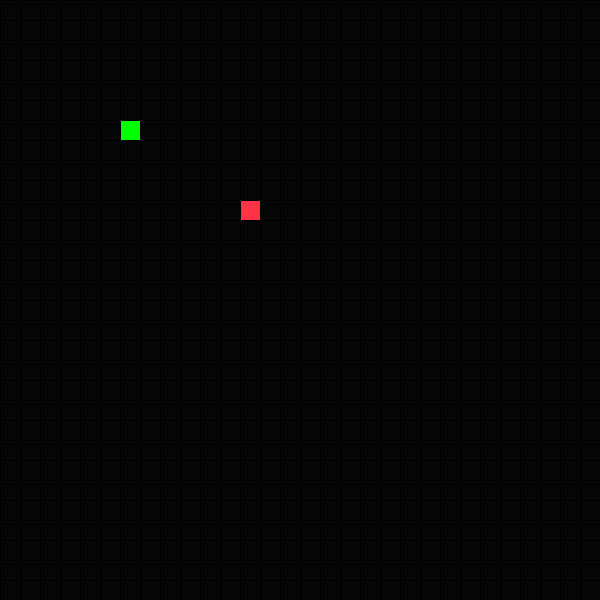
Frame 1 (no input)
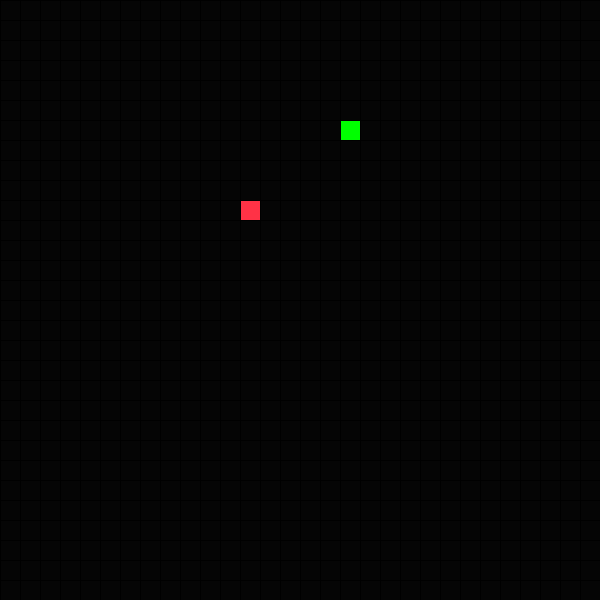
Frame 60 (the mouse pressed at the canvas centre just before this capture)
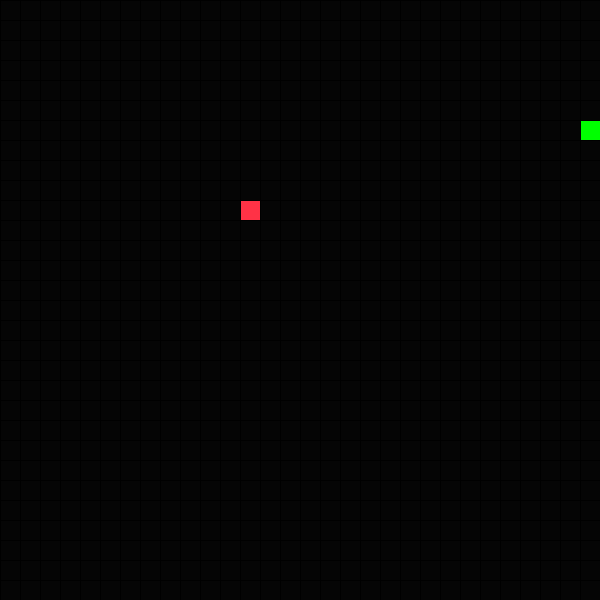
Frame 120 (the mouse held since frame 60 and released just before this capture)

The Processing sketch that drew these frames (run headless with seeded random() and noise(); from frame 60 on, the mouse is pressed at the canvas centre):

// Processing sketch: snake_game_
// ── snake_game_.pde
//Emerson and Tevah's snake solo player game.
ArrayList<Integer> X = new ArrayList<Integer>(), y = new ArrayList<Integer>();
int W  = 30, h = 30, bs = 20, dir = 2, applex =12, appley =10; //integer also know as control
int [] dx = {0,0,1,-1},dy = {1,-1,0,0};// makes the snake randomly appear on screen
boolean gameover = false; // added so we can have game over.
void setup() {//settings for the game 
  size (600,600);// screen size
  //size (W*bs, h*bs);
  X.add(6);
  y.add(6); //how fast you start at first round
}
void draw() {
  background(5);// background color black
  for (int i = 0 ; i < W; i++) line (i*bs, 0, i*bs, height);
  for (int i = 0 ; i < h; i++) line (0, i*bs, width,i*bs); // line 
  for (int i = 0 ; i < X.size(); i++) {
    fill( 0,255,0);
    rect( X.get(i)*bs, y.get(i)*bs, bs, bs);
  }
  if(!gameover) 
  {
  fill(605,50,70);
  rect(applex*bs,appley*bs, bs, bs);
  if (frameCount%5==0) { //frame 
    X.add(0,X.get(0) + dx[dir]); //new directions y,x axis
    y.add(0,y.get(0) + dy[dir]);
    if(X.get (0) < 0 || y.get(0) <0 || X.get(0) >= W || y.get (0) >= h) gameover = true; // code that make make the game over is you go out of bound.
    for(int i = 1; i < X.size(); i++) if (X.get(0)==X.get(i) && y.get(0) ==y.get (i)) gameover =true; // if the snakes touches it's own body then game over is true
    if(X.get(0)==applex && y.get (0)==appley) {
      applex= (int)random(0,W);
      appley= (int)random(0,h); //code thar makes the apples appear at random places on the screen.
    }else {
     X.remove(X.size()-1);
     y.remove(y.size()-1);// it moves the apple when the snake passes through it and a new applerandomly appears
    }
   }
  }else {
    fill(200); // color of the text
    textSize(30); //size of the text
    textAlign(CENTER); // align the txt in the center of the screen.
    text(" TRY AGAIN -> PRESS SPACE", width/2, height/2);// game over words in the center of the screen
    if (keyPressed&&key==' ') {//press space to reset the game
      X.clear();
      y.clear();//clears the previous game
      X.add(5);
      y.add(5);//restart a new and fresh game.
      gameover = false;
    }
  }
 }
void keyPressed() { // direction use to control the snake. such as a,w,d,s. or up down right and left.
  int newdir = key=='s' ? 0 : (key=='w' ? 1 : (key=='d' ? 2 : (key=='a' ? 3 : -1))); //these are the keys used to move the snake
  if (newdir != -1) dir = newdir;//game controls
} 
